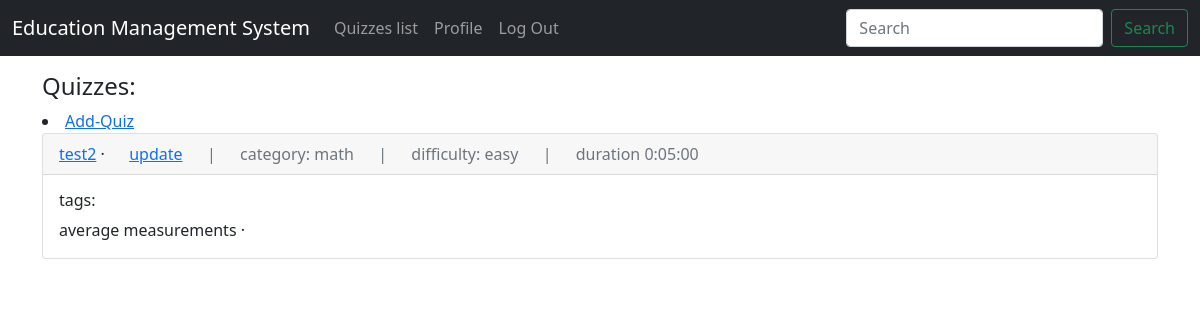
The app's page /quizzes/ (signed in) with its own data.
### quizzes/models.py (models this page shows, shortened)
class Quiz(models.Model):
    title = models.CharField(max_length=250)
    category = models.ForeignKey(
            Category,
            on_delete = models.CASCADE,
            related_name = 'quizzes',
    )
    difficulty = models.CharField(max_length=100)
    duration = models.DurationField()
    tags = models.ManyToManyField(Tag)
    questions = models.ManyToManyField(Question)

class Category(models.Model):
    category = models.CharField(max_length=200)
    def __str__(self):
        return self.category

class Tag(models.Model):
    tag = models.CharField(max_length=100)

### quizzes/views.py (the view)
# urls.py: path('', category_list_view, name='quiz_list'),
@login_required
def category_list_view(request):
    categories = Category.objects.all()
    quizzes = Quiz.objects.all()
    context = {
        "categories": categories,
        "quizzes": quizzes,
    }
    return render(request, 'quizzes/quiz_list.html', context)

### templates/quizzes/quiz_list.html (shortened to what this page needs)
{% extends "base.html" %}
{% block content %}
    <h4>Quizzes: </h4>
    {% if request.user.is_staff %}
        <li><a href="{% url 'quizzes:create_quiz'%}">Add-Quiz</a></li>
        {% for q in quizzes %}
            <div class="card">
                <div class="card-header">
                    <span class="font-weight-bold">
                        <a href="{% url 'quizzes:quiz_detail' q.id %}">{{ q.title }}</a>
                    </span> &middot;
                    <span class="text-muted">
                       &emsp; <a href="{% url 'quizzes:edit_quiz' q.id %}">update</a> &emsp; | &emsp; category: {{ q.category }} &emsp; | &emsp; difficulty: {{ q.difficulty }} &emsp; | &emsp; duration {{ q.duration }}
                    </span>
                </div>
                <div class="card-body">
                    <h6>tags: </h6>
                    {% for t in q.tags.all %}
                        <span class="font-weight-bold">{{ t.tag }} &middot;</span>
                    {% endfor %}
                </div>
            </div>
            <br>
        {% endfor %}
    {%endif%}
{% endblock content %}

### records on screen
Quiz: title "test2", category "math", difficulty "easy", duration "0:05:00"
Tag: tag "average measurements"
